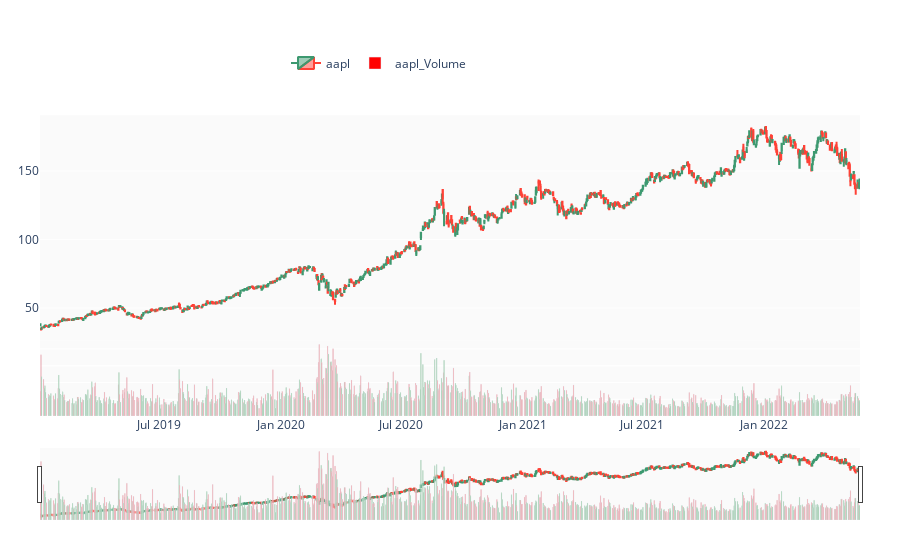

Notebook cell for this chart:
### Code cell
fig = stock_data.plot
fig.show()

### Figure 1 — Plotly figure (JSON) as saved in the notebook; plotly's stock layout.template omitted (floating-point values rounded to 4 significant figures; data arrays with more than 128 entries replaced by an {"elided": "..."} marker saying what was removed)
{"data": [{"close": {"elided": "858 float values"}, "high": {"elided": "858 float values"}, "low": {"elided": "858 float values"}, "name": "aapl", "open": {"elided": "858 float values"}, "type": "candlestick", "x": {"elided": "858 str values"}, "yaxis": "y"}, {"marker": {"color": {"elided": "858 str values"}}, "name": "aapl_Volume", "type": "bar", "x": {"elided": "858 str values"}, "y": {"elided": "858 int values"}, "yaxis": "y2"}], "layout": {"autosize": true, "legend": {"orientation": "h", "x": 0.3, "y": 0.9, "yanchor": "bottom"}, "margin": {"b": 40, "l": 40, "r": 40, "t": 40}, "plot_bgcolor": "rgb(250, 250, 250)", "xaxis": {"anchor": "y2", "autorange": true, "range": ["2019-01-01 12:00", "2022-05-26 12:00"], "rangeselector": {"visible": true}, "rangeslider": {"autorange": true, "range": ["2019-01-01 12:00", "2022-05-26 12:00"], "yaxis": {"_template": null, "rangemode": "match"}, "yaxis2": {"_template": null, "rangemode": "match"}}, "type": "date"}, "yaxis": {"autorange": true, "domain": [0.2, 0.8], "range": [26.14, 190.7], "showticklabels": true}, "yaxis2": {"autorange": true, "domain": [0, 0.2], "range": [0, 449000000.0], "showticklabels": false, "type": "linear"}}}
